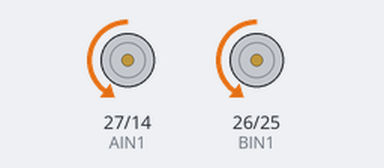
Simulated run of this sketch. Board: ESP32. Parts: motor-driver pin pairs drawn as motors (green arrow = first pin HIGH = forward, orange = second pin HIGH = backward, longer = more drive, scaled by the enable pin).

Above: at 0.5 s.
At 2.5 s:
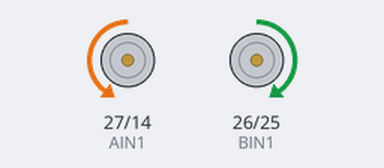
Timing chart, 0 to 5.2 s (numbered marks = the images above):
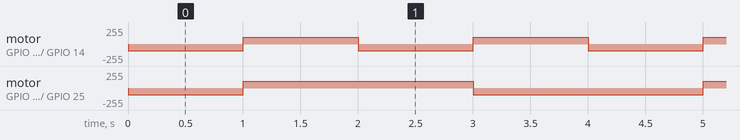

Measured:
- by itself, motor on GPIO 27 (AIN1) / GPIO 14 (AIN2): alternates forward 100/255 for 1.0 s and backward 100/255 for 1.0 s
- by itself, motor on GPIO 26 (BIN1) / GPIO 25 (BIN2): repeats every 4.0 s: forward 100/255 2.0 s, backward 100/255 2.0 s

The sketch:

motor_motorcheck.ino
```cpp
#include <Wire.h>

const int PWMA = 13;
const int AIN2 = 14;
const int AIN1 = 27;
const int BIN1 = 26;
const int BIN2 = 25;
const int PWMB = 33;

void MotorWriting(double vL, double vR) {
  if (vR >= 0) {
    digitalWrite(BIN1, LOW);
    digitalWrite(BIN2, HIGH);
  } else {
    digitalWrite(BIN1, HIGH);
    digitalWrite(BIN2, LOW);
    vR = -vR;
  }
  if (vL >= 0) {
    digitalWrite(AIN1, LOW);
    digitalWrite(AIN2, HIGH);
  } else {
    digitalWrite(AIN1, HIGH);
    digitalWrite(AIN2, LOW);
    vL = -vL;
  }
  analogWrite(PWMA, (int)vL);
  analogWrite(PWMB, (int)vR);
}

void MotorCheck() {
  MotorWriting(100, 100);
  delay(1000);
  MotorWriting(-100, -100);
  delay(1000);
  MotorWriting(100, -100);
  delay(1000);
  MotorWriting(-100, 100);
  delay(1000);
}

void setup() {
  pinMode(PWMA, OUTPUT); pinMode(PWMB, OUTPUT);
  pinMode(AIN1, OUTPUT); pinMode(AIN2, OUTPUT);
  pinMode(BIN1, OUTPUT); pinMode(BIN2, OUTPUT);
  MotorWriting(0, 0);
}

void loop() {
  MotorCheck();
}
```
